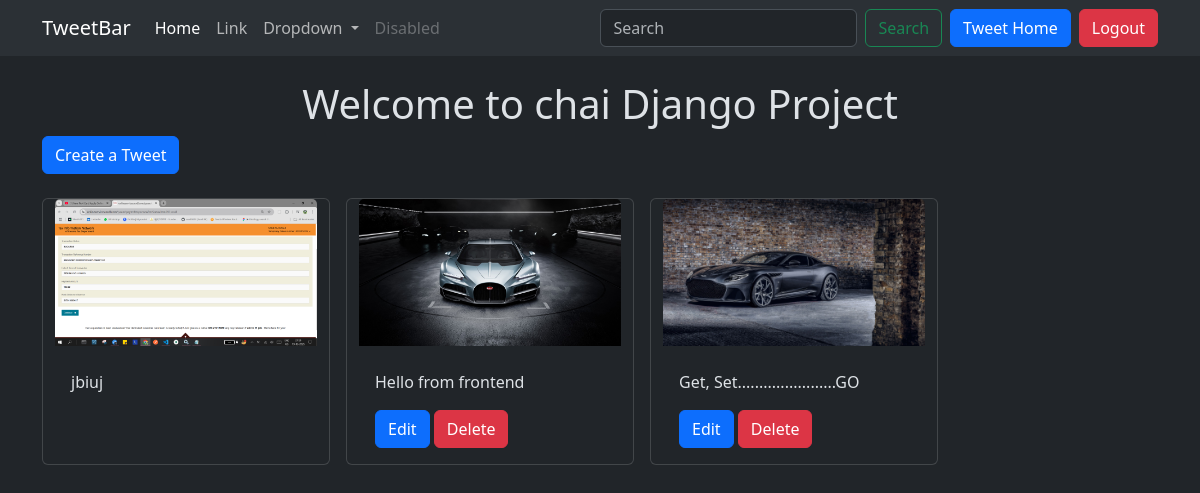
The page /tweet/ (signed in) on the database its author committed.
### tweet/models.py (models this page shows, shortened)
class Tweet(models.Model):
    user = models.ForeignKey(User, on_delete=models.CASCADE) #iske baare me pdhna hai
    text = models.TextField(max_length=240)
    photo = models.ImageField(upload_to='photos/',blank=True,null=True)
    created_at = models.DateTimeField(auto_now_add =True)
    updated_at = models.DateTimeField(auto_now =True)

### tweet/views.py (the view)
# urls.py: path('', views.tweet_list, name='tweet_list'),
def tweet_list(request):
    tweets = Tweet.objects.all().order_by('-created_at') #ye kya hota hai
    return render(request,'tweet-list.html',{
        'tweets':tweets
    })

### tweet/templates/tweet-list.html (shortened to what this page needs)
{% extends "layout.html" %}
{% block content %}
<h1 class="text-center mt-4">Welcome to chai Django Project</h1>
<a class="btn btn-primary mb-4" href="{% url 'tweet_create' %}">Create a Tweet</a>
<div class="container row gap-3">
    {% for tweet in tweets %}
    <div class="card" style="width: 18rem;">
        <img src="{{tweet.photo.url}}" class="card-img-top" alt="...">
        <div class="card-body">
          <p class="card-text">{{tweet.text}}</p>
          {% if tweet.user == user %}
          <a href="{% url 'tweet_edit' tweet.id %}" class="btn btn-primary">Edit</a>
          <a href="{% url 'tweet_delete' tweet.id %}" class="btn btn-danger">Delete</a>
          {% endif %}
        </div>
      </div>
    {% endfor %}
</div>
{% endblock %}

### rows shown on the page
Tweet: photo (picture), text "jbiuj"
Tweet: photo (picture), text "Hello from frontend", shows "Edit"
Tweet: photo (picture), text "Get, Set.......................GO", shows "Edit"
